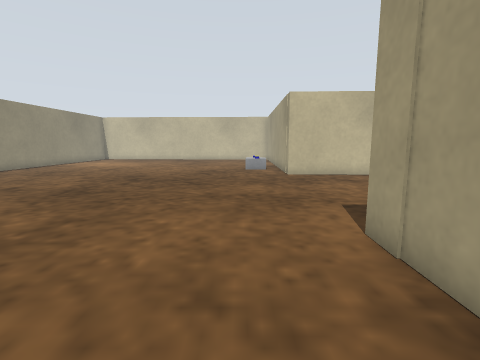
View 1 (above)

16 first-person views from a walk through a robot-simulator world made for Gazebo. The camera is 0.39 m above the floor, tilts 8° down and sees 85° across. The floor is counted in squares, 0.25 m on a side. Each view is taken from the middle of a square. On the plan, view 1 faces up. The plan holds only what a view shows up to about 14 squares ahead; the rest is blank. Surface patterns are stand-ins for the level's own textures.

View 2
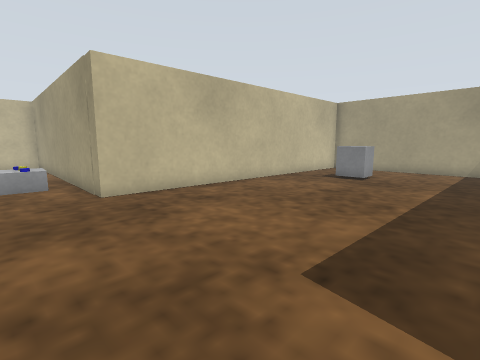

View 3
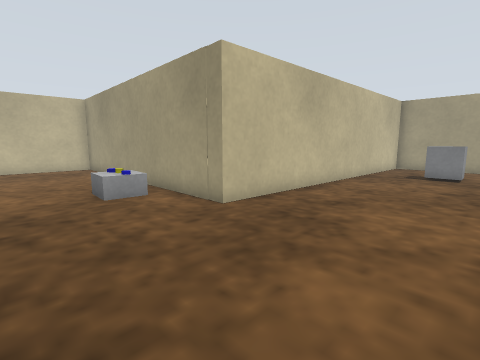

View 4
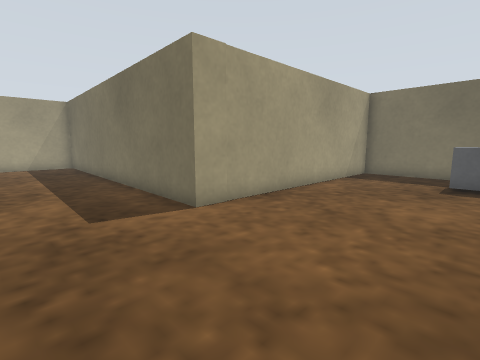

View 5
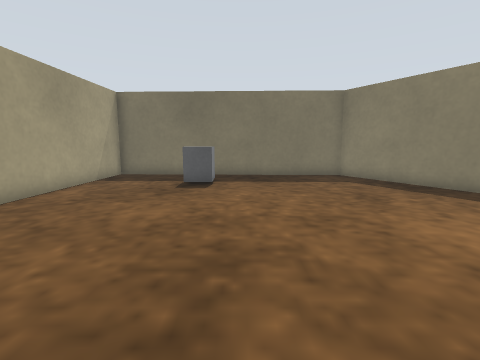

View 6
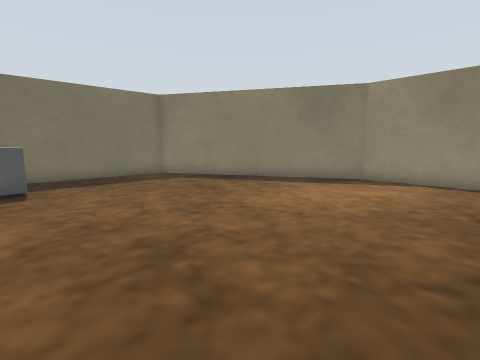

View 7
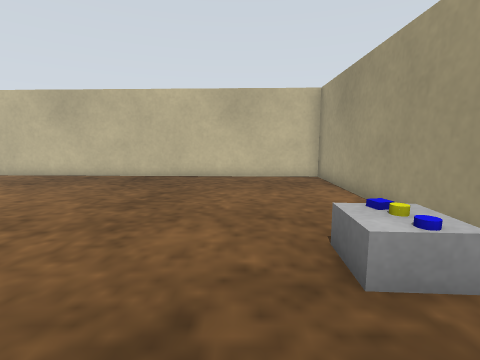

View 8
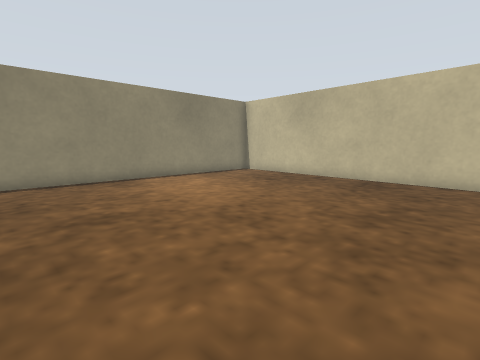

View 9
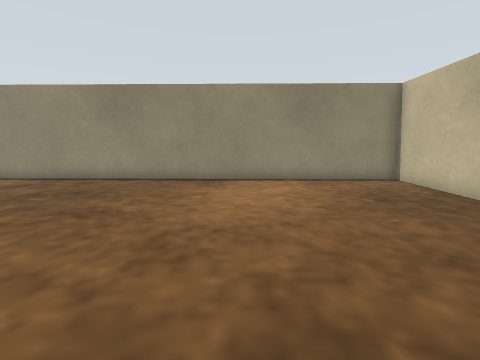

View 10
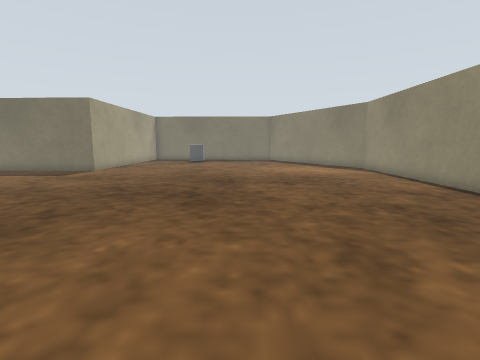

View 11
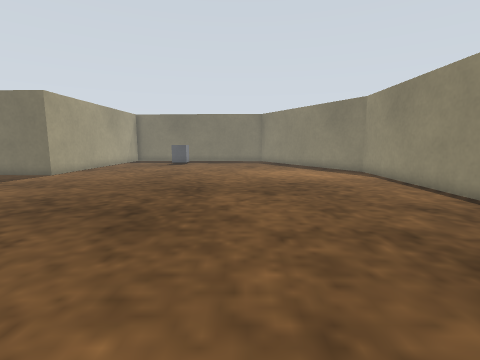

View 12
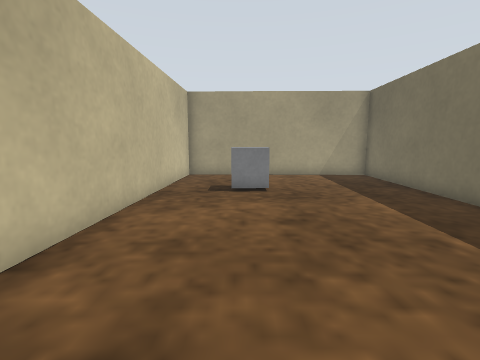

View 13
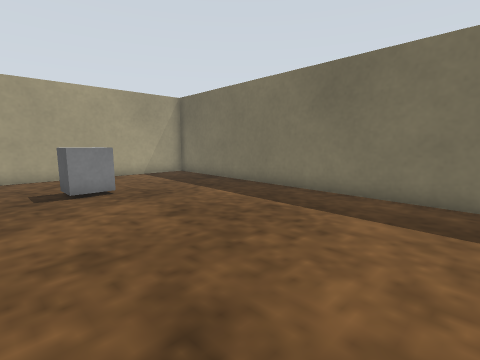

View 14
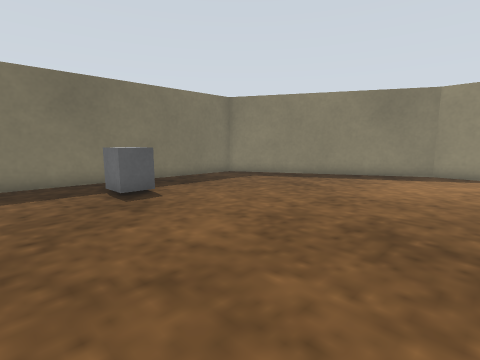

View 15
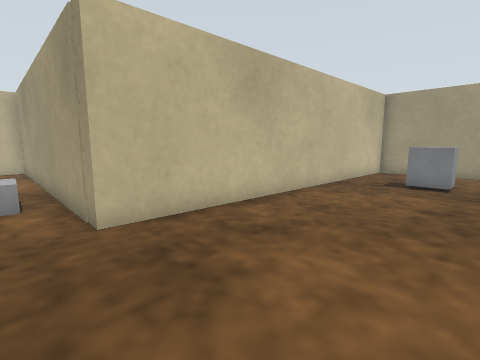

View 16
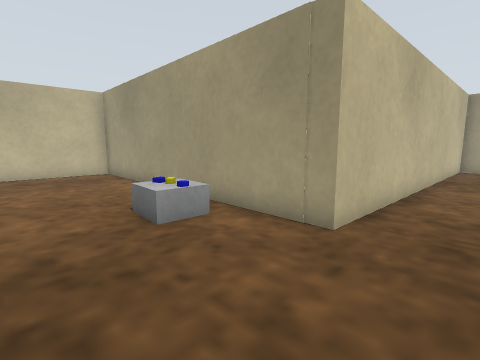

### Floor plan
Points are (right, up) in squares from view 1. A wall is a line through its corners. A room is listed if a view was taken in it or the views show most of it. See-through windows are left out.
Room 1 (views 1, 2, 3, 4, 5, 6, 7, 8, 9, 10, 11, 12, 13, 14, 15, 16)
walls: (2.4, 13) (2.6, 25.1) (-13.2, 25.7) (-13.7, 2.8) (-8.9, -5.7) (2, -6.1) (2.2, 4.3) (15.8, 3.9) (16, 12.5) (2.4, 13)
objects: grey box (-3, -4) to (-2, -3); grey box (0, 16) to (0, 17); blue cylinder (1, 16); blue box (1, 17); grey box (2, 16); grey box (11, 9) to (12, 10)

Positions as (right, up) in squares from view 1, and headings:
1: (0, 0), facing up
2: (0, 5), facing up-right
3: (-2, 8), facing up-right
4: (-3, 8), facing down-right
5: (-4, 7), facing down
6: (-2, 7), facing down-left
7: (-1, 13), facing up
8: (-2, 14), facing up-left
9: (-2, 19), facing left
10: (-6, 19), facing down
11: (-7, 17), facing down
12: (3, 10), facing right
13: (3, 12), facing down-right
14: (1, 5), facing down-left
15: (1, 8), facing up-right
16: (-2, 11), facing up-right
